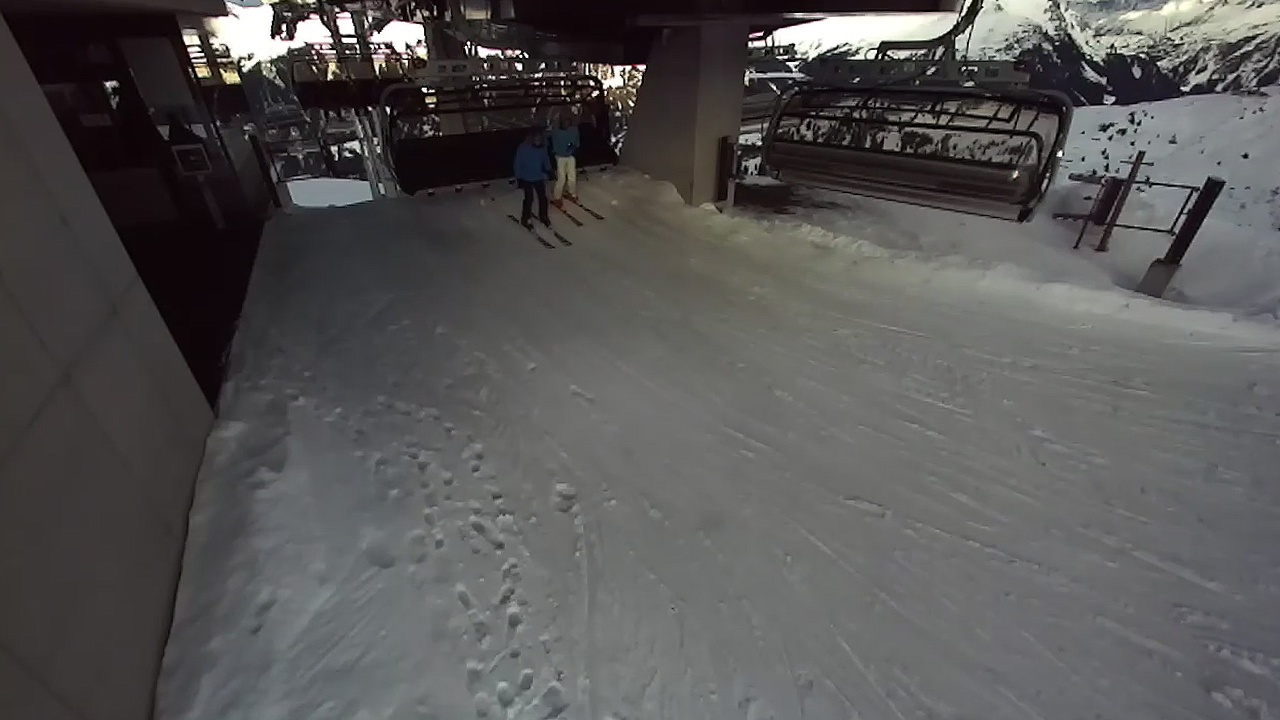
#> input picture normal.jpg, 1280 x 720 px
$ jupyter execute analysis.ipynb
#> lines starting #> are read from the running program, lines starting #| are printed output that depends on the picture
[cell 1]
from skimage import io
normal = io.imread("normal.jpg")
#> normal is the input picture: shape (720, 1280, 3); mean R, G, B 86.5, 85.2, 85
snow = io.imread("snow.jpg")
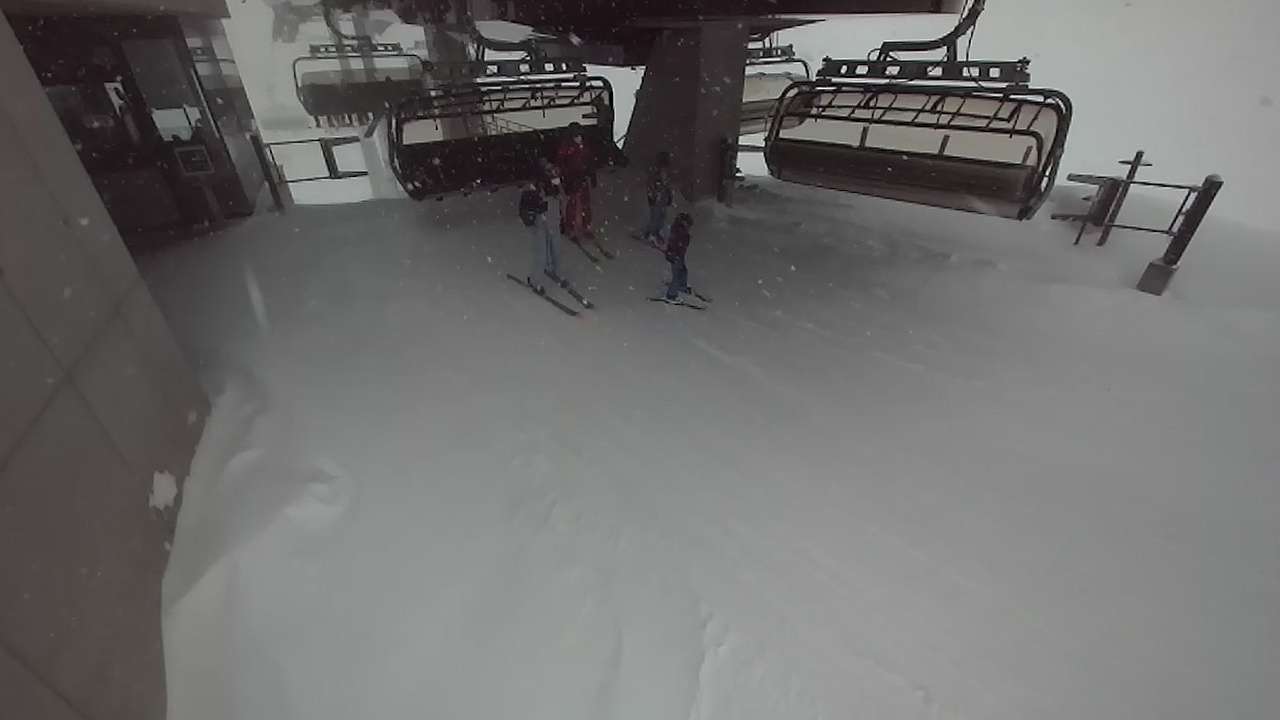
#> input picture snow.jpg, 1280 x 720 px
#> snow is the input picture: shape (720, 1280, 3); mean R, G, B 111.1, 110.4, 109.8
sunny = io.imread("sunny.jpg")
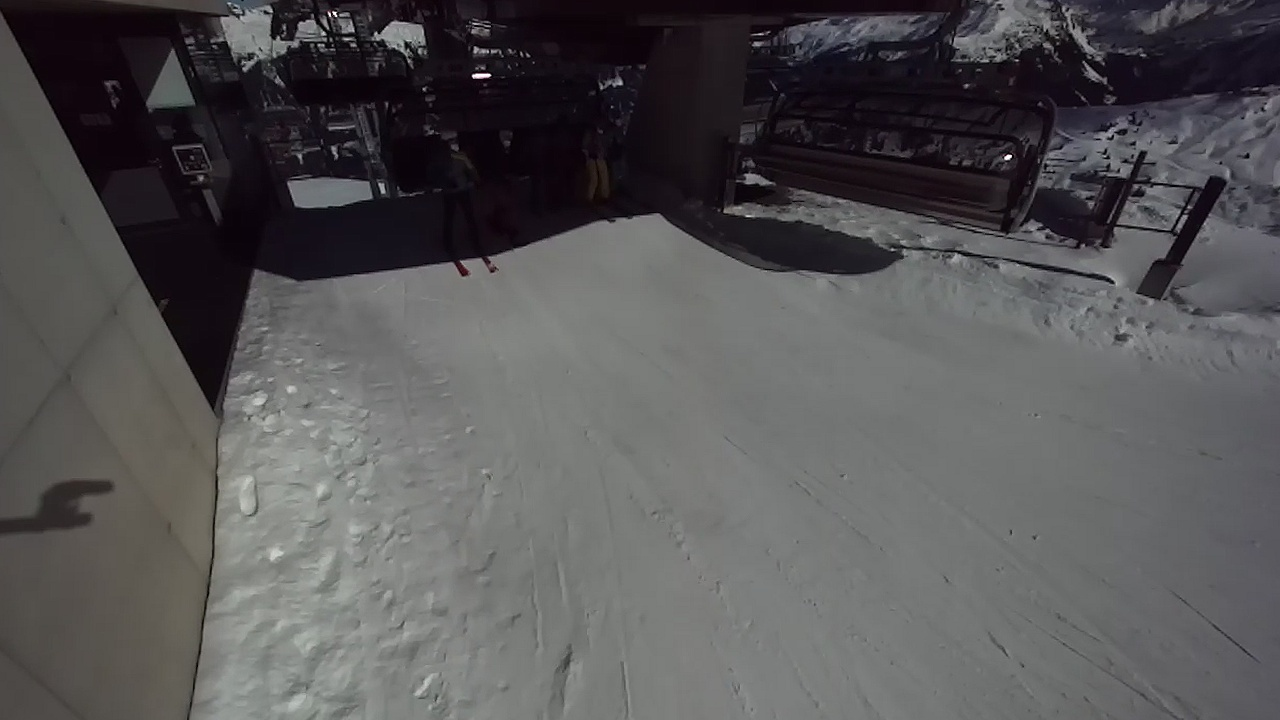
#> input picture sunny.jpg, 1280 x 720 px
#> sunny is the input picture: shape (720, 1280, 3); mean R, G, B 85.7, 84.4, 85.6
normal[0][0]
#> Out = [30, 21, 24]
